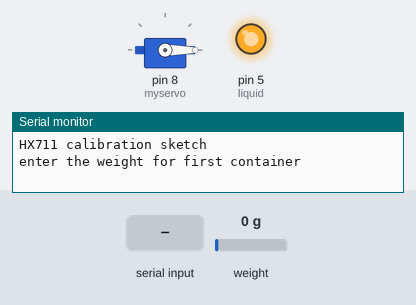
Bench run of a sketch on a simulated Arduino Uno, built with avr-gcc and run on an emulated ATmega328P. On the bench: servo, output pins drawn as LEDs (lit = HIGH), the last lines printed to the serial monitor. Inputs (shaded band) come from the test bench; at power-on: weight on the scale 0 g.

Above: at 2.2 s.
2.3 s: "90,45\n" received over Serial
At 4.6 s:
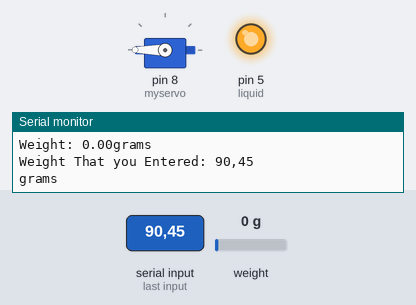
4.9 s: weight on the scale set to 85 g
7.7 s: weight on the scale set to 97 g
At 10.0 s:
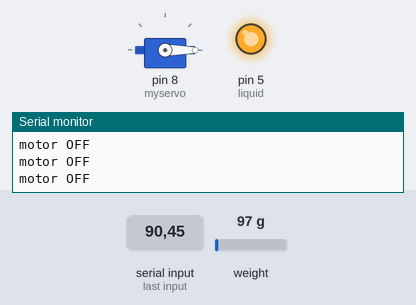
Timing chart, 0 to 11.5 s (numbered marks = the images above; inputs shaded):
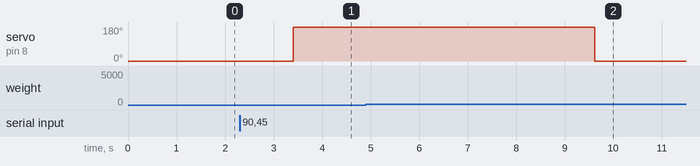

Measured:
- the behaviour switches between 89 and 90 g on weight on the scale (found by bisection; images 1 and 2)
- after the input at 2.3 s, servo on pin 8 (myservo): 0° → 180° after 1.1 s
- after the input at 7.7 s, servo on pin 8 (myservo): 180° → 0° after 1.9 s

The sketch:

color_bending_machine_test_code_5.ino
```cpp
#include "HX711.h"
#include <Servo.h>
Servo myservo;
const int LOADCELL_DOUT_PIN = 6;
const int LOADCELL_SCK_PIN = 7;
HX711 scale;
float calibration_factor = 213; // this calibration factor must be adjusted according to your load cell
float units;
String value1 = "";
String value2 = "";
int weight_in_int1;
int weight_in_int2;
int total_weight;
String weight_in_str1="";
String weight_in_str2="";
int pos = 0;


const int liquid = 5;

void setup() {
Serial.begin(9600);
scale.begin(LOADCELL_DOUT_PIN, LOADCELL_SCK_PIN);
Serial.println("HX711 calibration sketch");
scale.set_scale(calibration_factor); //Adjust to this calibration factor
scale.tare(); //Reset the scale to 0
pinMode(liquid,OUTPUT);
digitalWrite(liquid,HIGH);
myservo.attach(8);
myservo.write(0);

//servo2.attach(9);
//servo2.write(0);

Serial.println("enter the weight for first container");

}


void loop()
{
while(!Serial.available());
    if(Serial.available())
    {
        weight_in_str1 = Serial.readString();
        weight_in_int1 = weight_in_str1.toInt();
        Serial.print("input value : ");
        Serial.println(weight_in_int1);
        while(!(value1 == "complete"))
        {
            value1 = motor_control1(weight_in_int1);

        }
        value1 = "";
    }

    Serial.println("enter the weight for first container");
    if(Serial.available())
    {
        weight_in_str2 = Serial.readString();
        weight_in_int2 = weight_in_str2.toInt();
        Serial.print("input value : ");
        Serial.println(weight_in_int2);
        while(!(value2 == "complete"))
        {
          value2 = motor_control2(weight_in_int2);
        }
        value2 = "";
    }

}


int motor_control1(int x)
{
    int pos;
    units = scale.get_units(), 5;
    if(units < x)
    {
        myservo.write(180);
        delay(5);
        Serial.println("motor ON");
   }

   else if(units >= x)
   {
        myservo.write(0);
        delay(5);
        Serial.println("motor OFF");
        return "complete";

   }

 Serial.print("Weight: ");
 Serial.print(units);
 Serial.println("grams");
 Serial.print("Weight That you Entered: ");
 Serial.print(weight_in_str1);
 Serial.println("grams");
 delay(3000);
}
int motor_control2(int x)
{
    int pos;
    units = scale.get_units(), 5;
    if(units < x)
    {
        myservo.write(180);
        delay(5);
        Serial.println("motor ON");
   }

   else if(units >= x)
   {
        myservo.write(0);
        delay(5);
        Serial.println("motor OFF");
        return "complete";

   }
 Serial.print("Weight: ");
 Serial.print(units);
 Serial.println("grams");
 Serial.print("Weight That you Entered: ");
 Serial.print(weight_in_str2);
 Serial.println("grams");
 delay(3000);
}
```
